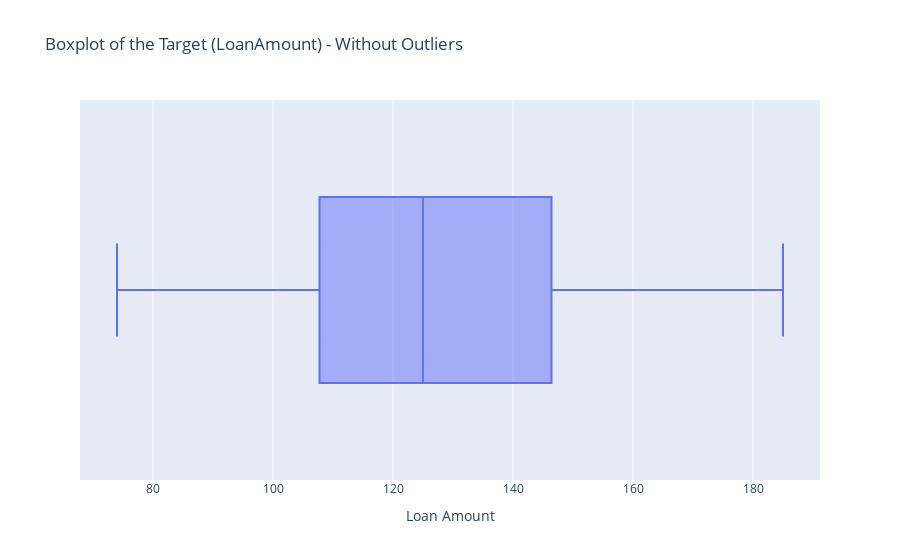

The code cell stored with this chart in its notebook:
### Code cell
# Importing necessary libraries
import matplotlib.pyplot as plt
import plotly.express as px
 
# Creating a boxplot using Plotly Express with the filtered Outlier_table
fig = px.box(
    data_frame=Outlier_table,
    x='LoanAmount',
    orientation='h',
    title='Boxplot of the Target (LoanAmount) - Without Outliers'
)
 
# Updating layout with axis title
fig.update_layout(xaxis_title='Loan Amount')
 
# Displaying the plot
fig.show()

### Figure 1 — Plotly figure (JSON) as saved in the notebook; plotly's stock layout.template omitted (floating-point values rounded to 4 significant figures; data arrays with more than 128 entries replaced by an {"elided": "..."} marker saying what was removed)
{"data": [{"alignmentgroup": "True", "hovertemplate": "LoanAmount=%{x}<extra></extra>", "legendgroup": "", "marker": {"color": "#636efa"}, "name": "", "notched": false, "offsetgroup": "", "orientation": "h", "showlegend": false, "type": "box", "x": {"elided": "357 float values"}, "x0": " ", "xaxis": "x", "y0": " ", "yaxis": "y"}], "layout": {"boxmode": "group", "legend": {"tracegroupgap": 0}, "title": {"text": "Boxplot of the Target (LoanAmount) - Without Outliers"}, "xaxis": {"anchor": "y", "domain": [0, 1], "title": {"text": "Loan Amount"}}, "yaxis": {"anchor": "x", "domain": [0, 1]}}}
